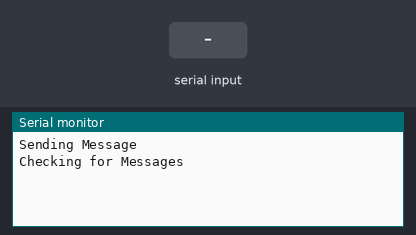
Simulated run of this sketch. Board: Arduino Mega 2560, built with avr-gcc and run on an emulated ATmega2560. Parts: the last lines printed to the serial monitor. Inputs (shaded band) come from the test bench.

Above: at 1.2 s.
1.3 s: "1" received over Serial
At 2.4 s:
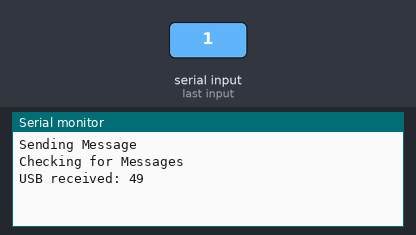
2.8 s: "1" received over the second serial link
At 3.6 s:
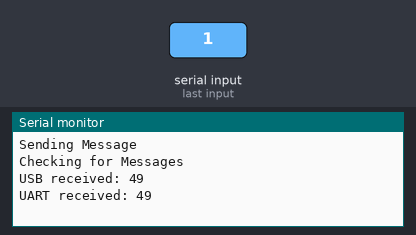
4.3 s: "0" received over Serial
At 4.7 s:
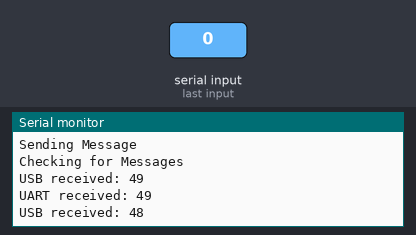
5.8 s: "0" received over the second serial link
At 7.0 s:
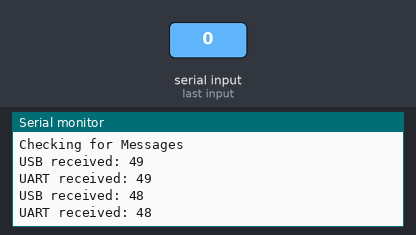

The sketch:

capstone1_circle.ino
```cpp
#include "circle_queue.h"

#define HWSERIAL Serial2

void setup() {
  Serial.begin(9600);
  HWSERIAL.begin(9600);

  Serial.println("Sending Message");
  String testMsg = "Hello World";
  HWSERIAL.println("Hello World");
  Serial.println("Checking for Messages");
}

void loop() {
  int incomingByte;

  if (Serial.available() > 0) {
    incomingByte = Serial.read();
    Serial.print("USB received: ");
    Serial.println(incomingByte, DEC);
    HWSERIAL.print("USB received:");
    HWSERIAL.println(incomingByte, DEC);
  }
  if (HWSERIAL.available() > 0) {
    incomingByte = HWSERIAL.read();
    Serial.print("UART received: ");
    Serial.println(incomingByte, DEC);
    HWSERIAL.print("UART received:");
    HWSERIAL.println(incomingByte, DEC);
  }
}
```

circle_queue.h
```cpp
#include <ArduinoJson.h>

#define ARR_SIZE 256 // How many array segments are created.  This controls how many objects can be held at once.
#define CELL_SIZE 256 // The size of each Json Document object in bytes.  This of each key-value pair as a single string for size estimate.

class CQueue{
  private:
    StaticJsonDocument<CELL_SIZE> arr[ARR_SIZE];  // Array of statically sized (on stack) json documents.
    int cursor; // Stores the current position in the queue.

    // I Probably didn't need seperate functions for these but ¯\_(ツ)_/¯
    void foward();  // Moves cursor fowards.
    void backward();  // Moves cursor backwards.

  public:

    CQueue();
    void add(StaticJsonDocument<CELL_SIZE>);  // Takes Json Document by value and adds to the queue.
    StaticJsonDocument<CELL_SIZE> pop();  // Returns a Json Document by value and clears it from the queue.
};

CQueue::CQueue(){
  cursor = 0;
}

// Moves cursor fowards.
void CQueue::foward(){
  if(cursor < (ARR_SIZE - 1)){
    cursor += 1;
  }
  else{
    cursor = 0;
  }
}

// Moves cursor backwards.
void CQueue::backward(){
  if(cursor >= 1){
    cursor -= 1;
  }
  else{
    cursor = (ARR_SIZE - 1);
  }
}

// Takes Json Document by value and adds to the queue.
void CQueue::add(StaticJsonDocument<CELL_SIZE> doc){
  foward();

  arr[cursor] = doc;
}

// Returns a Json Document by value and clears it from the queue.
StaticJsonDocument<CELL_SIZE> CQueue::pop(){
  StaticJsonDocument<CELL_SIZE> doc = arr[cursor];

  if(!arr[cursor].isNull()){
    arr[cursor].clear();
  }
  backward();

  return doc;
}
```

Measured:
- after the input at 1.3 s, the serial monitor: prints a new line at once (image 1)
- after the input at 2.8 s, the serial monitor: prints a new line at once (image 2)
- after the input at 4.3 s, the serial monitor: prints a new line at once (image 3)
- after the input at 5.8 s, the serial monitor: prints a new line at once (image 4)
